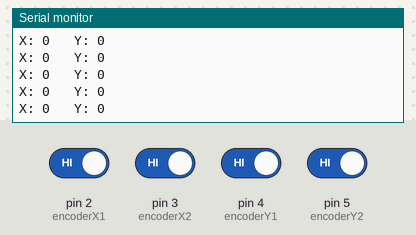
This sketch was run on a simulated Arduino Uno, built with avr-gcc and run on an emulated ATmega328P. On the bench: the last lines printed to the serial monitor. Inputs (shaded band) come from the test bench; at power-on: pin 2 (encoderX1), pin 3 (encoderX2), pin 4 (encoderY1), pin 5 (encoderY2) HIGH.

Above: at 1.2 s.
1.3 s: pin 3 (encoderX2) driven LOW
At 1.9 s:
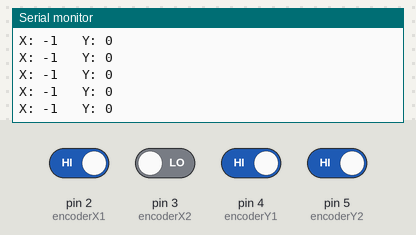
4.3 s: pin 5 (encoderY2) driven LOW
At 5.4 s:
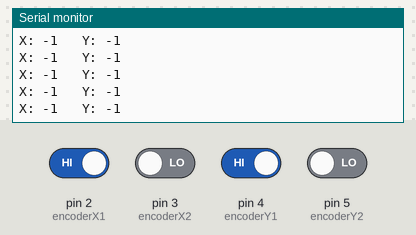
7.3 s: pin 2 (encoderX1) driven LOW
At 8.4 s:
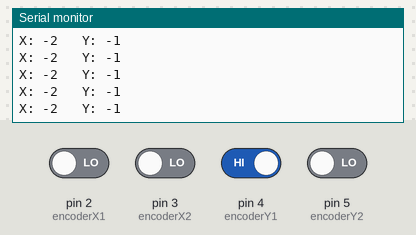
10.3 s: pin 5 (encoderY2) driven HIGH
At 11.2 s:
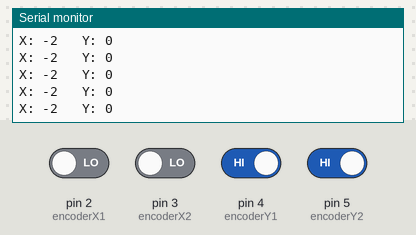
13.3 s: pin 4 (encoderY1) driven LOW
At 14.1 s:
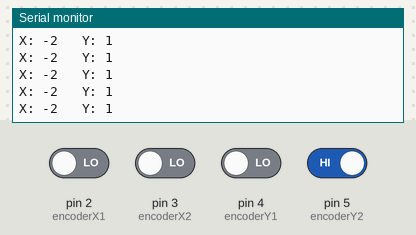
14.8 s: pin 2 (encoderX1) driven HIGH
At 15.9 s:
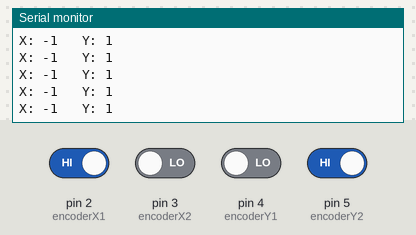
Timing chart, 0 to 17.3 s (numbered marks = the images above; inputs shaded):
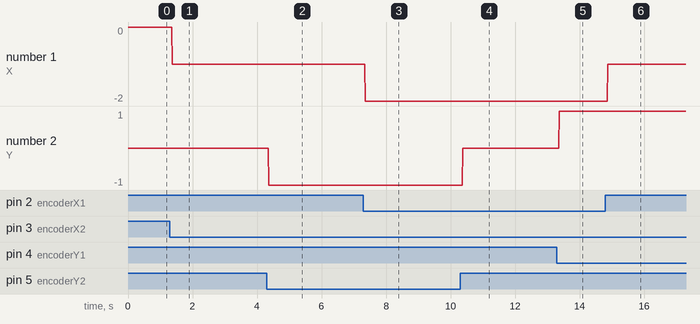

The sketch:

firmware.ino
```cpp
#include <EnableInterrupt.h> // library required to enable interrupts on more pins on arduino

#define encoderX1 2
#define encoderX2 3
#define encoderY1 4
#define encoderY2 5

volatile int currentXPosition = 0;
volatile int currentYPosition = 0;

void setup()
{
  Serial.begin(9600); //set baud rate
  pinMode(encoderX1, INPUT_PULLUP);
  pinMode(encoderX2, INPUT_PULLUP);
  enableInterrupt(2, handleEncoderX1, CHANGE);
  enableInterrupt(3, handleEncoderX2, CHANGE);
  enableInterrupt(4, handleEncoderY1, CHANGE);
  enableInterrupt(5, handleEncoderY2, CHANGE);
}

void loop()
{
  Serial.print("X: ");
  Serial.print(currentXPosition);
  Serial.print("   Y: ");
  Serial.println(currentYPosition);
  delay(10);
}

void handleEncoderX1()
{
  if(digitalRead(encoderX1) != digitalRead(encoderX2)) {
    currentXPosition++;
  }
  else{
    currentXPosition--;
  }
}

void handleEncoderX2()
{
  if(digitalRead(encoderX1) == digitalRead(encoderX2)) {
    currentXPosition++;
  }
  else{
    currentXPosition--;
  }
}

void handleEncoderY1()
{
  if(digitalRead(encoderY1) != digitalRead(encoderY2)) {
    currentYPosition++;
  }
  else{
    currentYPosition--;
  }
}

void handleEncoderY2()
{
  if(digitalRead(encoderY1) == digitalRead(encoderY2)) {
    currentYPosition++;
  }
  else{
    currentYPosition--;
  }
}
```

Measured:
- after the input at 1.3 s, the serial monitor: prints a new line after 0.07 s (image 1)
- after the input at 4.3 s, the serial monitor: prints a new line after 0.07 s (image 2)
- after the input at 7.3 s, the serial monitor: prints a new line after 0.06 s (image 3)
- after the input at 10.3 s, the serial monitor: prints a new line after 0.07 s (image 4)
- after the input at 13.3 s, the serial monitor: prints a new line after 0.07 s (image 5)
- after the input at 14.8 s, the serial monitor: prints a new line after 0.07 s (image 6)
- plotted number 1: 0 → -1 after the input at 1.3 s, -1 → -2 after the input at 7.3 s, -2 → -1 after the input at 14.8 s
- plotted number 2: -1 → 0 after the input at 10.3 s, 0 → 1 after the input at 13.3 s
